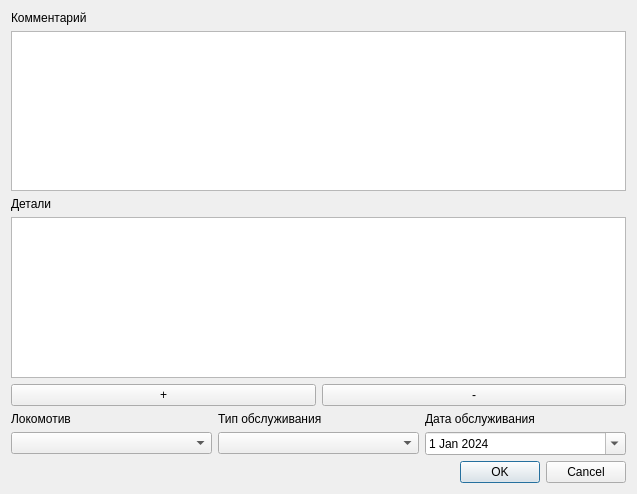
<?xml version="1.0" encoding="UTF-8"?>
<ui version="4.0">
 <class>addMaintenance_dialog</class>
 <widget class="QWidget" name="addMaintenance_dialog">
  <property name="geometry">
   <rect>
    <x>0</x>
    <y>0</y>
    <width>637</width>
    <height>494</height>
   </rect>
  </property>
  <property name="windowTitle">
   <string>Form</string>
  </property>
  <layout class="QVBoxLayout" name="verticalLayout">
   <item>
    <widget class="QLabel" name="addMaintenanceComment_label">
     <property name="text">
      <string>Комментарий</string>
     </property>
    </widget>
   </item>
   <item>
    <widget class="QTextEdit" name="addMaintenanceComment_textEdit"/>
   </item>
   <item>
    <widget class="QLabel" name="detailsTable_label">
     <property name="text">
      <string>Детали</string>
     </property>
    </widget>
   </item>
   <item>
    <widget class="QTableWidget" name="detailsTable_tableWidget"/>
   </item>
   <item>
    <layout class="QHBoxLayout" name="detailsManageButtons_hLayout">
     <item>
      <widget class="QPushButton" name="detailAdd_pushButton">
       <property name="sizePolicy">
        <sizepolicy hsizetype="Minimum" vsizetype="Minimum">
         <horstretch>0</horstretch>
         <verstretch>0</verstretch>
        </sizepolicy>
       </property>
       <property name="text">
        <string>+</string>
       </property>
      </widget>
     </item>
     <item>
      <widget class="QPushButton" name="detailRemove_pushButton">
       <property name="sizePolicy">
        <sizepolicy hsizetype="Minimum" vsizetype="Minimum">
         <horstretch>0</horstretch>
         <verstretch>0</verstretch>
        </sizepolicy>
       </property>
       <property name="text">
        <string>-</string>
       </property>
      </widget>
     </item>
    </layout>
   </item>
   <item>
    <layout class="QGridLayout" name="addMaintenanceMeta_gLayout">
     <item row="0" column="0">
      <widget class="QLabel" name="addMaintenanceLoco_label">
       <property name="text">
        <string>Локомотив</string>
       </property>
      </widget>
     </item>
     <item row="0" column="1">
      <widget class="QLabel" name="addMaintenanceType_lable">
       <property name="text">
        <string>Тип обслуживания</string>
       </property>
      </widget>
     </item>
     <item row="0" column="2">
      <widget class="QLabel" name="addMaintenanceDate_label">
       <property name="text">
        <string>Дата обслуживания</string>
       </property>
      </widget>
     </item>
     <item row="1" column="0">
      <widget class="QComboBox" name="addMaintenanceLoco_comboBox"/>
     </item>
     <item row="1" column="1">
      <widget class="QComboBox" name="addMaintenanceType_comboBox"/>
     </item>
     <item row="1" column="2">
      <widget class="QDateEdit" name="addMaintenanceDate_dateEdit">
       <property name="minimumDateTime">
        <datetime>
         <hour>3</hour>
         <minute>40</minute>
         <second>1</second>
         <year>2024</year>
         <month>1</month>
         <day>1</day>
        </datetime>
       </property>
       <property name="minimumDate">
        <date>
         <year>2024</year>
         <month>1</month>
         <day>1</day>
        </date>
       </property>
       <property name="calendarPopup">
        <bool>true</bool>
       </property>
      </widget>
     </item>
    </layout>
   </item>
   <item>
    <widget class="QDialogButtonBox" name="addMaintenance_buttonBox">
     <property name="standardButtons">
      <set>QDialogButtonBox::StandardButton::Cancel|QDialogButtonBox::StandardButton::Ok</set>
     </property>
    </widget>
   </item>
  </layout>
 </widget>
 <resources/>
 <connections/>
</ui>
